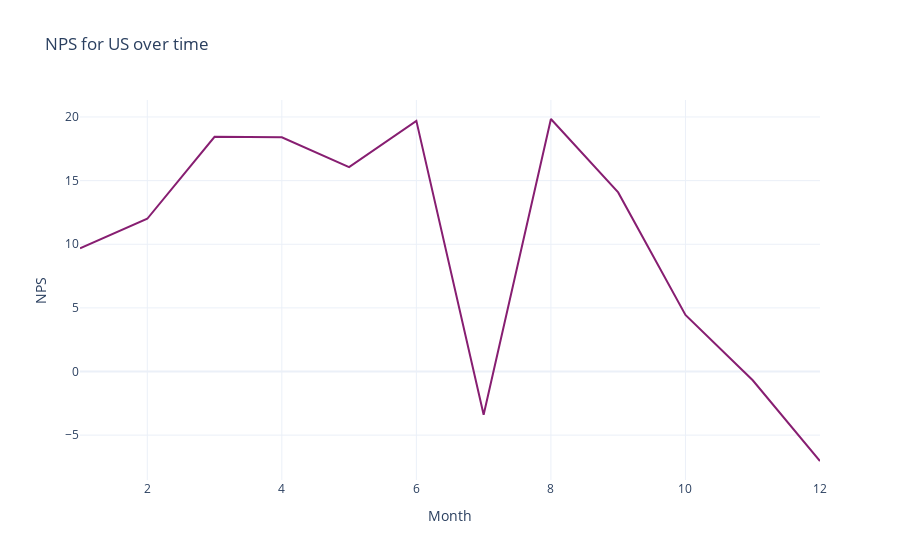

The notebook cell saved with this chart:
### Code cell
dfus = df1[df1['Market'] == 'US']
dfus = dfus.groupby(['Month','NPS category'])['ID'].count()
dfus = dfus.unstack()
dfus['Total'] = dfus.sum(axis = 1)
dfus['NPS score'] = (dfus['Promoter']/dfus['Total'] - dfus['Detractor']/dfus['Total'])*100
dfus = dfus.drop(columns = ['Detractor','Passive','Promoter','Total'])
fig2 = px.line(dfus, template = 'plotly_white', title = 'NPS for US over time')
fig2.update_layout(showlegend = False)
fig2.update_traces(line = {'color':'#871e71'})
fig2.update_yaxes(title = 'NPS')
fig2.show()

### Figure 1 — Plotly figure (JSON) as saved in the notebook; plotly's stock layout.template omitted (floating-point values rounded to 4 significant figures)
{"data": [{"hovertemplate": "NPS category=NPS score<br>Month=%{x}<br>value=%{y}<extra></extra>", "legendgroup": "NPS score", "line": {"color": "#871e71", "dash": "solid"}, "marker": {"symbol": "circle"}, "mode": "lines", "name": "NPS score", "orientation": "v", "showlegend": true, "type": "scatter", "x": [1, 2, 3, 4, 5, 6, 7, 8, 9, 10, 11, 12], "xaxis": "x", "y": [9.677, 12, 18.44, 18.4, 16.06, 19.7, -3.401, 19.84, 14.07, 4.444, -0.6897, -7.031], "yaxis": "y"}], "layout": {"legend": {"title": {"text": "NPS category"}, "tracegroupgap": 0}, "showlegend": false, "title": {"text": "NPS for US over time"}, "xaxis": {"anchor": "y", "domain": [0, 1], "title": {"text": "Month"}}, "yaxis": {"anchor": "x", "domain": [0, 1], "title": {"text": "NPS"}}}}
